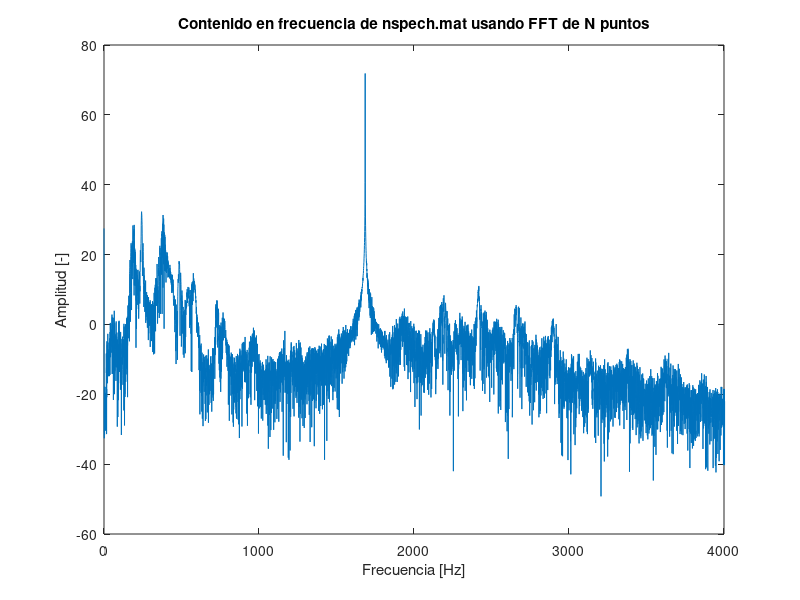
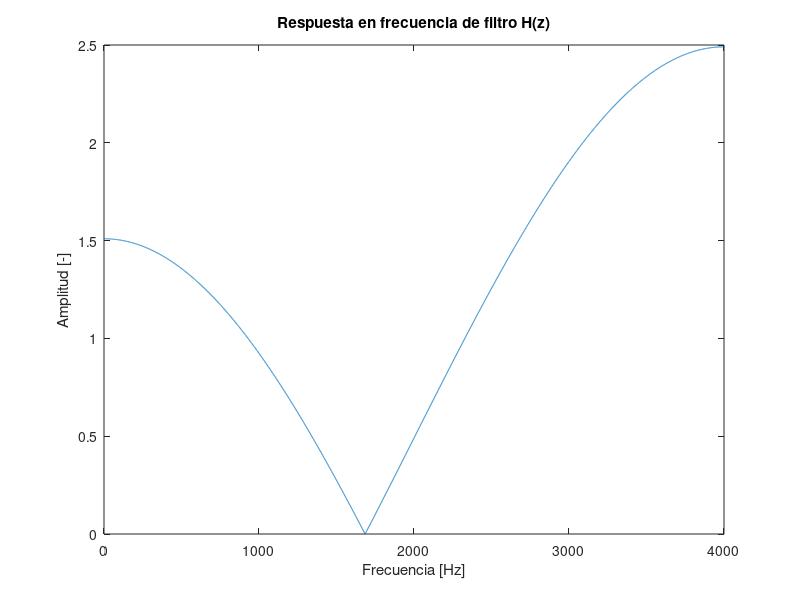
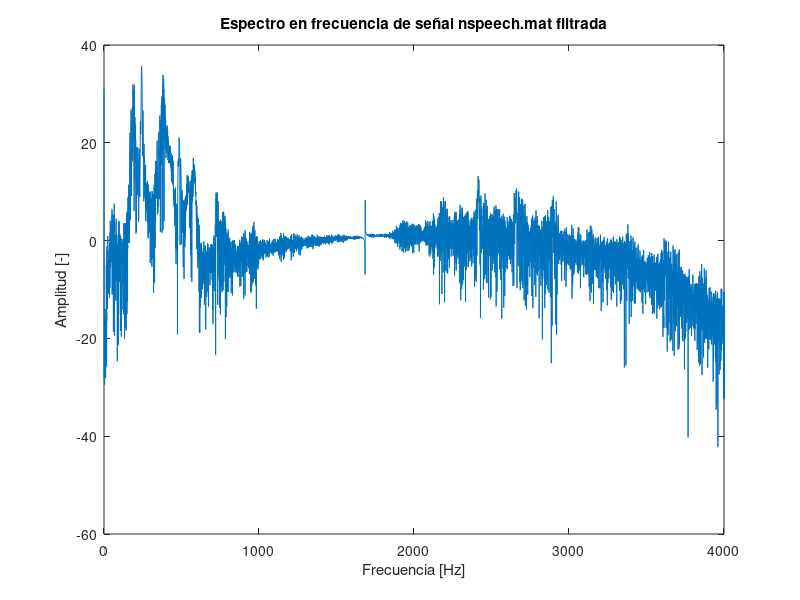

The MATLAB source for these figures, in order: (Note: this script raises an error after producing the figures.)
%%%%% Parte III Lab 4 DSP
close all; clear; clc;
load("nspeech.mat");

x = nspeech; Nx = length(x); %Se agrega archivo al workspace

%%% Identificación de tono no deseado 

% Del gráfico: (f0 = 1685; 1685*2pi/8k = 1.322)
X = fft(x,Nx);
fx = (0:(Nx-1))*fs/Nx;

figure
plot(fx,20*log10(abs(X)));xlim([0,4000])
xlabel("Frecuencia [Hz]");ylabel("Amplitud [-]");
title("Contenido en frecuencia de nspech.mat usando FFT de N puntos");

%%% Diseño y gráfico de Filtro en frecuencia

%Del grafico theta = 1.323 -> coinciden
%filtro -> H(w) =  1-2cos(1.323)*e^-jw  + e^-2jw
%filtro -> H[z] = 1-0.49*z^-1 + z^-2

N = Nx + 3 - 1; %Valor de N para evitar aliasing temporal
f = (0:(N-1))*fs/N;

ejw_n = exp(-1j*2*pi*(0:N-1)/N);
H     = 1-2*cos(1.323)*ejw_n  + ejw_n.^2;

figure
plot(f,abs(H));xlim([0 4000])
ylabel("Amplitud [-]"); xlabel("Frecuencia [Hz]");
title ("Respuesta en frecuencia de filtro H(z)");

%%% Espectro de filtrado en frecuencia
X = fft(x , N);
Y = X.* H;

figure
plot(f,20*log10(abs(Y)));xlim([0 4000])
ylabel("Amplitud [-]"); xlabel("Frecuencia [Hz]");
title ("Espectro en frecuencia de señal nspeech.mat filtrada");

%%% Reconstrucción temporal
y = ifft(Y,"symmetric");

figure
subplot 211
plot((0:Nx-1)*1/fs,x);
ylabel("Amplitud [-]"); xlabel("Tiempo [s]");
title ("Espectro en frecuencia de señal nspeech.mat");
subplot 212
plot((0:length(y)-1)*1/fs,y);
ylabel("Amplitud [-]"); xlabel("Tiempo [s]");
title ("Espectro en frecuencia de señal nspeech.mat filtrada");

%%% Guardado de audios para comparación
audiowrite("nspeech_unfiltered.wav",x,fs);
audiowrite("nspeech_filtered.wav",y,fs);